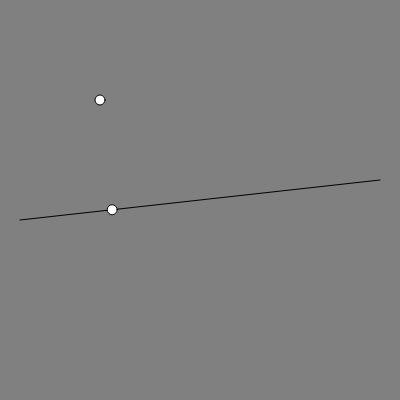
Frame 1 (no input)
Frame 60 (no input): identical to frame 1, image omitted
Frame 120 (the mouse pressed at the canvas centre since frame 60): identical to frame 1, image omitted

The p5.js sketch that drew this single still picture (run headless with seeded random() and noise() and a simulated clock; from frame 60 on, the mouse is pressed at the canvas centre):

// p5.js sketch
// ── sketch.js
let path



let arrowPos, ro, rd, height, oClosest, sp



// this.point1 = createVector(20, 220)
// this.point2 = createVector(380, 180)




function setup() 
{
	createCanvas(400, 400);
	colorMode(RGB, 1)

	arrowPos = createVector(100, 100)
	path = new Path()

	ro = arrowPos.copy().sub(path.point1)



	rd = path.point2.copy().sub(path.point1)

	// let rd_copy = rd.copy().normalize();

	// let v = (ro).cross(rd)
	// height = v.mag()/rd.mag()

 // 	let sine = v.mag()/(ro.mag() * rd.mag())


	 sp = drawScalar(ro, rd)

	 print(length)


	//print(rd)


}

function draw() 
{
	background(0.5)

		//triangle(5, 0, -5, 0, 0, -25)
	ellipse(100, 100, 5*2)


	path.show()


	ellipse(path.point1.x + sp.x, path.point1.y + sp.y, 10)
}



function drawScalar(a, b)
{
	  let bCopy = b.copy().normalize()
	  
	  //https://en.wikipedia.org/wiki/Scalar_projection
	  //lenght = ||a|| * cos(theta). cos(theta) = dot(a, b)/||a||||b||
	  
	  let length = a.dot(b)/b.mag()
	  
	  //return a vector with the same direction as b, but new length
	  return bCopy.mult(length)
}

function scalarLength(a,b)
{
	  let bCopy = b.copy().normalize()
	  
	  //https://en.wikipedia.org/wiki/Scalar_projection
	  //lenght = ||a|| * cos(theta). cos(theta) = dot(a, b)/||a||||b||
	  
	  let length = a.dot(b)/b.mag()
	  
	  //return a vector with the same direction as b, but new length
	  return length
 }
// ── path.js
class Path
{
	constructor()
	{
		this.point1 = createVector(20, 220)
		this.point2 = createVector(380, 180)
	}

	show()
	{
		line(this.point1.x, this.point1.y, this.point2.x, this.point2.y)
	}
}
